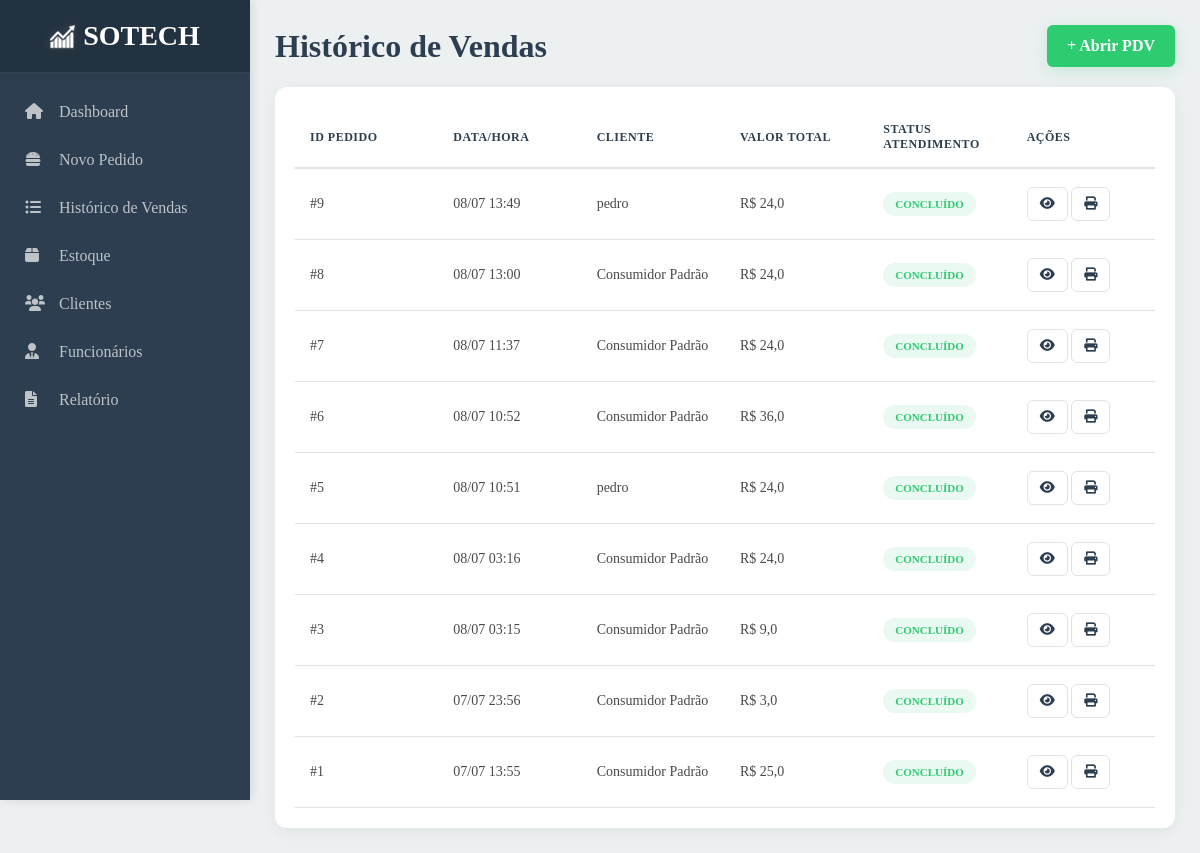
Page /historico/ (signed in) on the earlier database version.
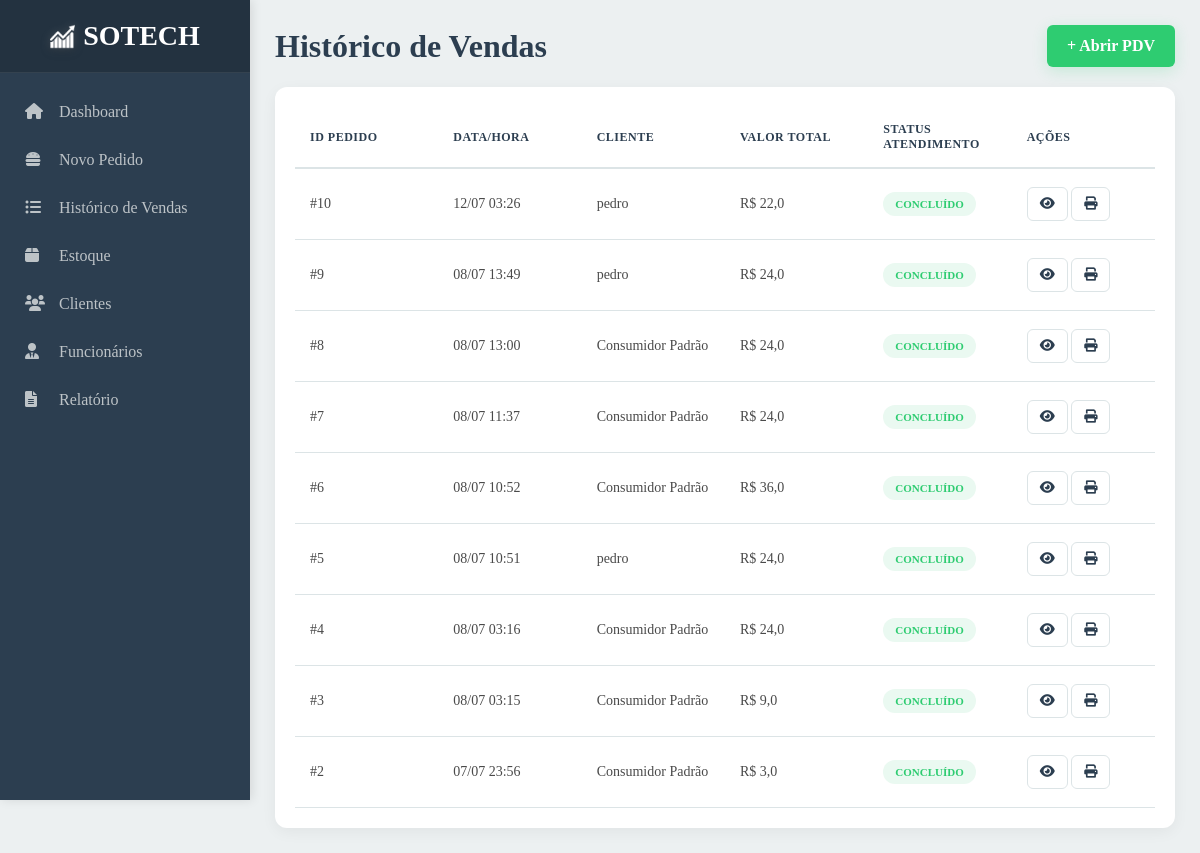
Same page on the later database version.
### core/models.py (models this page shows, shortened)
class Pedido(models.Model):
    STATUS_CHOICES = [
        ('pendente', 'Pendente'),
        ('preparando', 'Preparando'),
        ('concluido', 'Concluído'),
    ]
    data_hora_pedido = models.DateTimeField("Data e hora do pedido")
    valor_total = models.FloatField("Valor total")
    observacoes = models.CharField("Observações", max_length=200, blank=True, null=True)
    produtos = models.ManyToManyField(Produto)
    pagamento = models.ForeignKey(Pagamento, on_delete=models.PROTECT)
    cliente = models.ForeignKey(Cliente, on_delete=models.SET_NULL, null=True, blank=True)
    funcionario = models.ForeignKey(Funcionario, on_delete=models.SET_NULL, null=True, blank=True)
    status = models.CharField("Status", max_length=20, choices=STATUS_CHOICES, default='pendente')

class Cliente(models.Model):
    nome = models.CharField("Nome", max_length=50)
    endereco = models.CharField("Endereço", max_length=100, default="", blank=True)
    telefone = models.CharField("Telefone", max_length=16, default="")
    cadastro_completo = models.BooleanField("Cadastro completo", default=True)

### core/views.py (the view)
# urls.py: path('historico/',historico,name="historico"),
@login_required
def historico(request):
    pedidos = Pedido.objects.filter(status='concluido').order_by('-data_hora_pedido')
    return render(request, "html/historico.html", {"pedidos": pedidos})

### core/templates/html/historico.html (shortened to what this page needs)
{% extends 'base.html' %}
{% load static %}
{% block estilo %}
  <link rel="stylesheet" href="{% static 'style/style_historico.css' %}?{% now 'U' %}" />
{% endblock %}
{% block conteudo %}
  <main class="main-content orders-page-layout">
    <header class="list-header">
      <h1>Histórico de Vendas</h1>
      <a href="{% url 'pedido' %}" class="btn-new-order">+ Abrir PDV</a>
    </header>
    <div class="table-card">
      <table class="orders-table">
        <thead>
          <tr>
            <th>ID Pedido</th>
            <th>Data/Hora</th>
            <th>Cliente</th>
            <th>Valor Total</th>
            <th>Status Atendimento</th>
            <th>Ações</th>
          </tr>
        </thead>
        <tbody>
          {% for pedido in pedidos %}
            <tr>
              <td>#{{ pedido.id }}</td>
              <td>{{ pedido.data_hora_pedido|date:'d/m H:i' }}</td>
              <td>
                {% if pedido.cliente %}
                  {{ pedido.cliente.nome }}
                {% else %}
                  Consumidor Padrão
                {% endif %}
              </td>
              <td>R$ {{ pedido.valor_total }}</td>
              <td>
                <span class="badge-status">Concluído</span>
              </td>
              <td>
                <button class="btn-view"
                  data-pedido="#{{ pedido.id }}"
                  data-cliente="{% if pedido.cliente %}
                    {{ pedido.cliente.nome }}
                  {% else %}
                    Consumidor Padrão
                  {% endif %}"
                  data-data="{{ pedido.data_hora_pedido|date:'d/m H:i' }}"
                  data-valor="R$ {{ pedido.valor_total }}"
                  data-funcionario="{% if pedido.funcionario %}
                    {{ pedido.funcionario.username }}
                  {% else %}
                    Removido
                  {% endif %}"
                  data-pagamento="{{ pedido.pagamento.forma_de_pagamento }}"
                  data-observacao="{{ pedido.observacoes|default:'-' }}">
                  <i class="fas fa-eye"></i>
                </button>
                <button class="btn-print"><i class="fas fa-print"></i></button>
              </td>
            </tr>
          {% empty %}
            <tr>
              <td colspan="6">Nenhum pedido concluído ainda.</td>
            </tr>
          {% endfor %}
        </tbody>
      </table>
    </div>
  </main>
{% endblock %}

### templates/base.html (shortened to what this page needs)
{% load static %}
<!DOCTYPE html>
<html lang="pt-br">
<head>
    <link rel="stylesheet" href="{% static 'style/global.css' %}?{% now 'U' %}">
    <link rel="stylesheet" href="https://cdnjs.cloudflare.com/ajax/libs/font-awesome/6.0.0/css/all.min.css">
    {% block estilo %}{% endblock %}
</head>
<body>
    <div class="wrapper">
        {% include 'barra_lateral.html' %}
        {% block conteudo %}{% endblock %}
    </div>
</body>
</html>

### templates/barra_lateral.html
{% load static %}
<aside class="sidebar">
  <div class="logo">
    <img src="{% static 'imgs/lg.png' %}" alt="SOTECH">
    <span>SO<span class="tech">TECH</span></span>
</div>
    <nav>
        <ul>
            <li id="inicio"><a href="{% url 'dashboard' %}"><i class="fas fa-home"></i> Dashboard</a></li>
            <li id="pedido"><a href="{% url 'pedido' %}"><i class="fas fa-hamburger"></i> Novo Pedido</a></li>
            <li id="historico"><a href="{% url 'historico' %}"><i class="fas fa-list-ul"></i> Histórico de Vendas</a>
            </li>
            <li id="estoque"><a href="{% url 'estoque' %}"><i class="fas fa-box"></i> Estoque</a></li>
            <li id="clientes"><a href="{% url 'clientes' %}"><i class="fas fa-users"></i> Clientes</a></li>
            <li id="funcionarios"><a href="{% url 'funcionarios' %}"><i class="fas fa-user-tie"></i> Funcionários</a>
            </li>
            <li id="relatorio"><a href="{% url 'relatorio' %}"><i class="fas fa-file-alt"></i> Relatório</a></li>
        </ul>
    </nav>
</aside>

### core/static/style/global.css (style rules this page uses)
:root { --primary: #2C3E50; --secondary: #3498DB; --success: #2ECC71; --warning: #F1C40F; --danger: #E74C3C; --bg: #ECF0F1; --white: #FFFFFF; --text: #2C3E50; --border: #DCE4E6; }
.logo { padding: 20px; display: flex; align-items: center; justify-content: center; gap: 8px; background: rgba(0, 0, 0, 0.2); border-bottom: 1px solid rgba(255, 255, 255, 0.08); }
.logo img { width: 25px; height: auto; filter: drop-shadow(0 0 4px rgba(255,255,255,0.2)) drop-shadow(0 2px 4px rgba(0,0,0,0.3)); }
.logo span { color: #ffffff; font-family: 'Rajdhani', Rajdhani-serif; font-size: 28px; font-weight: 700; }
.tech { color: #60a5fa; }

### core/static/style/style_historico.css (style rules this page uses)
* { margin: 0; padding: 0; box-sizing: border-box; font-family: 'Rajdhani', Rajdhani-serif; }
body { display: flex; background-color: var(--bg); color: var(--text); }
.sidebar { width: 250px; height: 100vh; background-color: var(--primary); display: flex; flex-direction: column; position: fixed; box-shadow: 2px 0 10px rgba(0, 0, 0, 0.1); }
.sidebar nav ul { list-style: none; margin-top: 15px; }
.sidebar nav ul li a { display: block; padding: 15px 25px; text-decoration: none; color: #BDC3C7; font-weight: 500; transition: 0.3s ease; }
.sidebar nav ul li a i { margin-right: 10px; width: 20px; }
.main-content { margin-left: 250px; padding: 25px; width: calc(100% - 250px); min-height: 100vh; display: flex; flex-direction: column; gap: 20px; }
.list-header { display: flex; justify-content: space-between; align-items: center; }
.btn-new-order { background: var(--success); color: white; padding: 12px 20px; border-radius: 6px; text-decoration: none; font-weight: bold; transition: 0.3s; box-shadow: 0 4px 15px rgba(46, 204, 113, 0.2); }
.table-card { background: var(--white); padding: 20px; border-radius: 12px; box-shadow: 0 4px 15px rgba(0,0,0,0.05); width: 100%; flex: 1; overflow: auto; }
.orders-table { width: 100%; border-collapse: collapse; table-layout: fixed; }
.orders-table th { background: var(--gray-light); text-align: left; font-size: 12px; text-transform: uppercase; letter-spacing: 0.5px; color: var(--text); padding: 15px; position: sticky; top: 0; z-index: 10; border-bottom: 2px solid var(--border); }
.orders-table td { padding: 18px 15px; border-bottom: 1px solid var(--border); font-size: 14px; color: #4A4A4A; }
.badge-status { background: #EAF9F1; color: var(--success); padding: 6px 12px; border-radius: 20px; font-size: 11px; font-weight: 800; text-transform: uppercase; }
.btn-view, .btn-print { border: 1px solid var(--border); background: var(--white); padding: 8px 12px; border-radius: 6px; cursor: pointer; transition: 0.3s; color: var(--text); }

Differences in the rows shown:
removed Pedido: id "1", data_hora_pedido "07/07 13:55", shows "Consumidor Padrão", valor_total "25,0"
added Pedido: id "10", data_hora_pedido "12/07 03:26", cliente.nome "pedro", valor_total "22,0"
